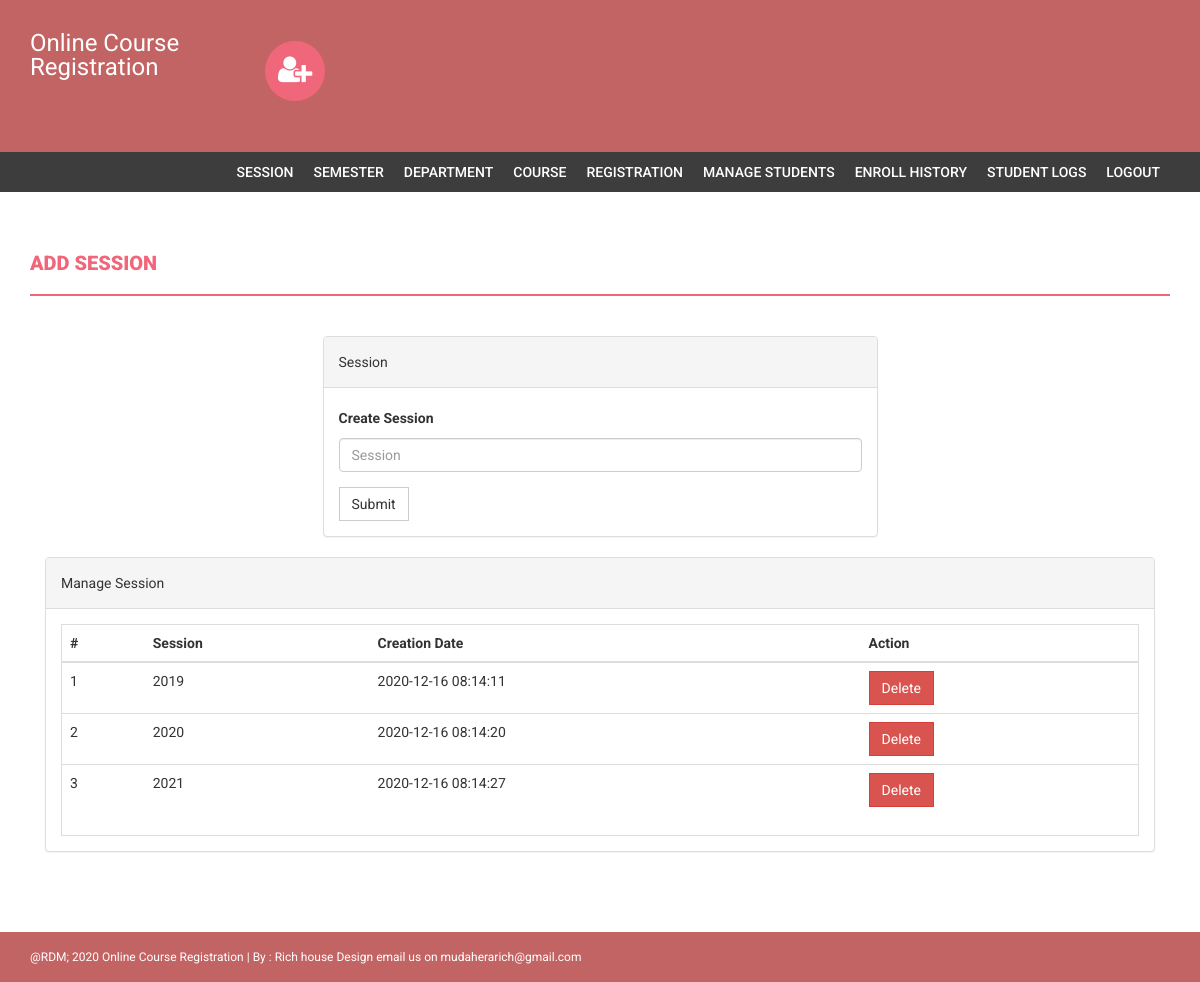
Page /admin/session.php (signed in) on the committed database.
### tables this page shows
CREATE TABLE `session` (
  `id` int(11) NOT NULL,
  `session` varchar(255) DEFAULT NULL,
  `creationDate` timestamp NULL DEFAULT current_timestamp()
);

### admin/session.php (the view, shortened to what this page needs)
<?php
if(strlen($_SESSION['alogin'])==0)
    {
header('location:index.php');
}
else{
?>
<!DOCTYPE html>
<html xmlns="http://www.w3.org/1999/xhtml">
<head>
    <link href="assets/css/bootstrap.css" rel="stylesheet" />
    <link href="assets/css/font-awesome.css" rel="stylesheet" />
    <link href="assets/css/style.css" rel="stylesheet" />
</head>
<body>
<?php include('includes/header.php');?>
<?php if($_SESSION['alogin']!="")
{
 include('includes/menubar.php');
}
 ?>
    <div class="content-wrapper">
        <div class="container">
              <div class="row">
                    <div class="col-md-12">
                        <h1 class="page-head-line">Add session  </h1>
                    </div>
                </div>
                <div class="row" >
                  <div class="col-md-3"></div>
                    <div class="col-md-6">
                        <div class="panel panel-default">
                        <div class="panel-heading">
                           Session
                        </div>
                        <div class="panel-body">
                       <form name="session" method="post">
   <div class="form-group">
    <label for="session">Create Session </label>
    <input type="text" class="form-control" id="sesssion" name="sesssion" placeholder="Session" />
  </div>
 <button type="submit" name="submit" class="btn btn-default">Submit</button>
</form>
                            </div>
                            </div>
                    </div>
                </div>
                <div class="col-md-12">
                    <div class="panel panel-default">
                        <div class="panel-heading">
                            Manage Session
                        </div>
                        <div class="panel-body">
                            <div class="table-responsive table-bordered">
                                <table class="table">
                                    <thead>
                                        <tr>
                                            <th>#</th>
                                            <th>Session</th>
                                            <th>Creation Date</th>
                                            <th>Action</th>
                                        </tr>
                                    </thead>
                                    <tbody>
<?php
$sql=mysqli_query($con,"select * from session");
$cnt=1;
while($row=mysqli_fetch_array($sql))
{
?>
                                        <tr>
                                            <td><?php echo $cnt;?></td>
                                            <td><?php echo htmlentities($row['session']);?></td>
                                            <td><?php echo htmlentities($row['creationDate']);?></td>
                                            <td>
  <a href="session.php?id=<?php echo $row['id']?>&del=delete" onClick="return confirm('Are you sure you want to delete?')">
                                            <button class="btn btn-danger">Delete</button>
</a>
                                            </td>
                                        </tr>
<?php
$cnt++;
} ?>
                                    </tbody>
                                </table>
                            </div>
                        </div>
                    </div>
                </div>
            </div>
        </div>
  <?php include('includes/footer.php');?>
</body>
</html>
<?php } ?>

### admin/assets/css/style.css (style rules this page uses)
body { font-family: 'Roboto', sans-serif; line-height: 30px; }
.content-wrapper { margin-top: 40px; min-height: 600px; padding-bottom: 60px; }
.page-head-line { font-weight: 900; padding-bottom: 20px; border-bottom: 2px solid #F0677C; text-transform: uppercase; color: #F0677C; font-size: 20px; margin-bottom: 40px; }
.btn { border-radius: 0px; -webkit-border-radius: 0px; -moz-border-radius: 0px; }

### rows in the picture
session: session "2019", creationDate "2020-12-16 08:14:11"
session: session "2020", creationDate "2020-12-16 08:14:20"
session: session "2021", creationDate "2020-12-16 08:14:27"
